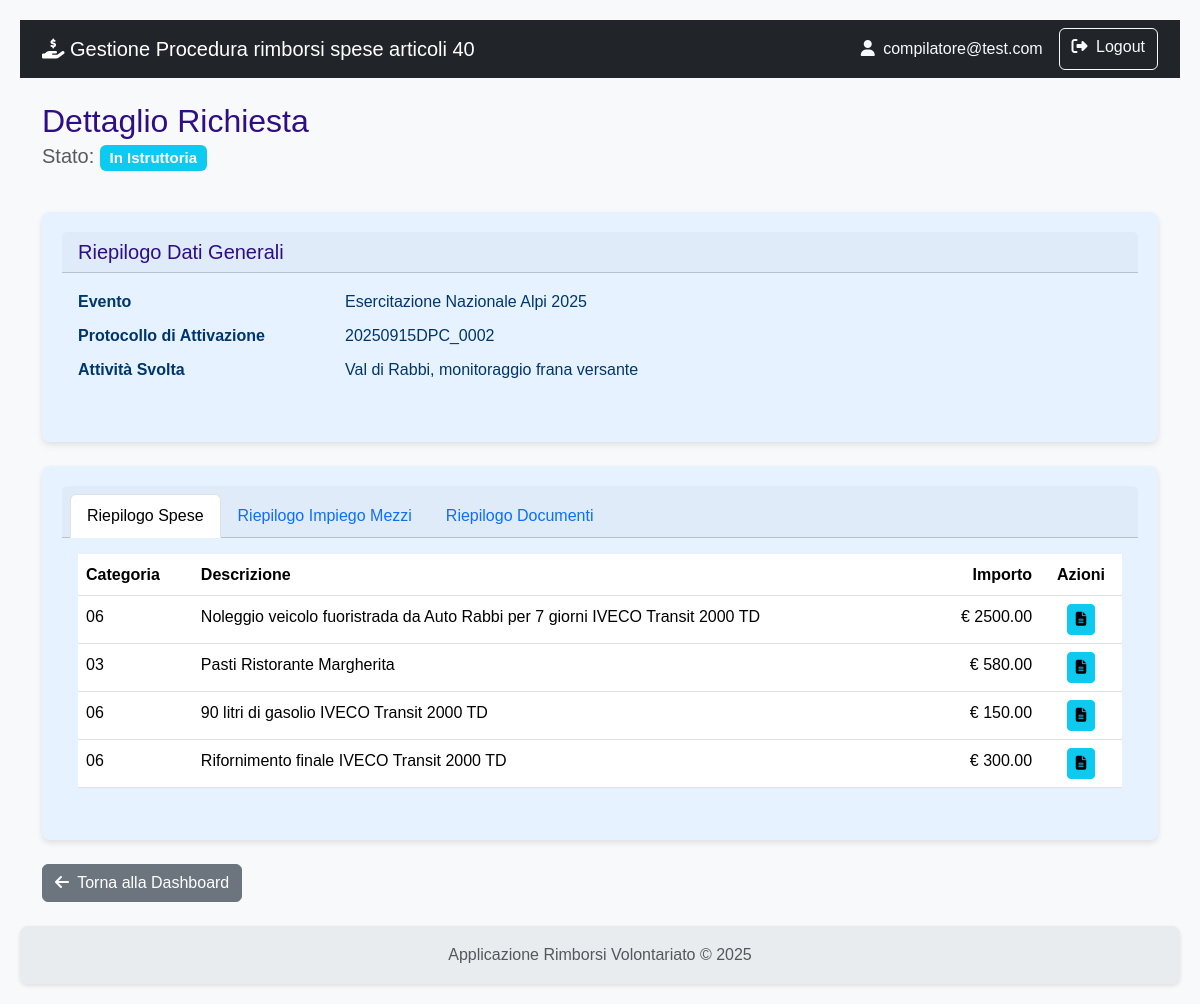
Page /richiesta/dettaglio/6 (signed in) on the committed database.
### rimborsi/models.py (models this page shows)
class User(db.Model, UserMixin):
    id = db.Column(db.Integer, primary_key=True)
    username = db.Column(db.String(80), nullable=False)
    email = db.Column(db.String(120), nullable=False)
    password_hash = db.Column(db.String(120), nullable=False)
    role = db.Column(db.String(20), nullable=False)
    organizzazioni = db.relationship('Organizzazione', secondary=associazione_utente_organizzazione, back_populates='utenti_compilatori')
    __table_args__ = (
        db.UniqueConstraint('username', name='uq_user_username'),
        db.UniqueConstraint('email', name='uq_user_email'),
    )

class Evento(db.Model):
    id = db.Column(db.Integer, primary_key=True)
    protocollo_attivazione = db.Column(db.String(50), unique=True)
    nome = db.Column(db.String(100), nullable=False)
    descrizione = db.Column(db.Text)
    tipologia = db.Column(db.String(1), nullable=False)
    data_inizio = db.Column(db.Date)
    data_fine = db.Column(db.Date)
    richieste = db.relationship('Richiesta', backref='evento', lazy=True)
    __table_args__ = (db.UniqueConstraint('protocollo_attivazione', name='uq_evento_protocollo_attivazione'),)

class Richiesta(db.Model):
    id = db.Column(db.Integer, primary_key=True)
    stato = db.Column(db.String(1), default='A', nullable=False)
    esito = db.Column(db.String(1))
    attivita_svolta = db.Column(db.Text)
    data_inizio_attivita = db.Column(db.Date)
    data_fine_attivita = db.Column(db.Date)
    numero_volontari_coinvolti = db.Column(db.Integer)
    data_creazione = db.Column(db.DateTime, default=datetime.utcnow)
    data_invio = db.Column(db.DateTime)
    protocollo_invio = db.Column(db.String(50), nullable=True)
    note_istruttoria = db.Column(db.Text, nullable=True)
    data_fine_istruttoria = db.Column(db.DateTime)
    protocollo_istruttoria = db.Column(db.String(50), nullable=True)
    evento_id = db.Column(db.Integer, db.ForeignKey('evento.id'), nullable=False)
    organizzazione_id = db.Column(db.Integer, db.ForeignKey('organizzazione.id'), nullable=False)
    impieghi = db.relationship('ImpiegoMezzoAttrezzatura', backref='richiesta', lazy=True, cascade="all, delete-orphan")
    spese = db.relationship('Spesa', backref='richiesta', lazy=True, cascade="all, delete-orphan")
    __table_args__ = (
        db.UniqueConstraint('protocollo_invio', name='uq_richiesta_protocollo_invio'),
        db.UniqueConstraint('protocollo_istruttoria', name='uq_richiesta_protocollo_istruttoria'),
    )

class Spesa(db.Model):
    id = db.Column(db.Integer, primary_key=True)
    data_spesa = db.Column(db.Date, nullable=False)
    categoria = db.Column(db.String(1), nullable=False)
    descrizione_spesa = db.Column(db.String(250))
    importo_richiesto = db.Column(db.Float, nullable=False)
    importo_approvato = db.Column(db.Float)
    note_istruttoria = db.Column(db.Text)
    richiesta_id = db.Column(db.Integer, db.ForeignKey('richiesta.id'), nullable=False)
    documenti = db.relationship('DocumentoSpesa', backref='spesa', lazy=True, cascade="all, delete-orphan")
    impiego_id = db.Column(db.Integer, db.ForeignKey('impiego_mezzo_attrezzatura.id'), nullable=True)

### rimborsi/richiesta/routes.py (the view)
@richiesta_bp.route('/dettaglio/<int:richiesta_id>')
@login_required
def dettaglio_richiesta(richiesta_id):
    richiesta = Richiesta.query.get_or_404(richiesta_id)
    return render_template('richiesta/dettaglio_richiesta.html', richiesta=richiesta)

### rimborsi/models.py (called while the page is built)
    def get_tipo_documento_display(self):
        tipo = {
            'A': 'Scontrino',
            'B': 'Fattura',
            'C': 'Autorizzazione',
            'D': 'Attestazione Danno'
        }
        return tipo.get(self.tipo_documento, self.tipo_documento)

### rimborsi/templates/richiesta/dettaglio_richiesta.html (shortened to what this page needs)
{% extends 'base.html' %}
{% block content %}
    <div class="d-flex justify-content-between align-items-center mb-4">
        <div>
            <h2 class="mb-0">Dettaglio Richiesta</h2>
            <p class="lead text-muted">
                Stato:
                {% if richiesta.stato == 'A' %}
                    <span class="badge bg-warning text-dark">In Bozza</span>
                {% elif richiesta.stato == 'B' %}
                    <span class="badge bg-info">In Istruttoria</span>
                {% elif richiesta.stato == 'C' %}
                    <span class="badge bg-success">Istruita</span>
                {% endif %}
            </p>
        </div>
    </div>
    <div class="card shadow-sm mb-4">
        <div class="card-header"><h5 class="mb-0">Riepilogo Dati Generali</h5></div>
        <div class="card-body">
            <dl class="row">
                <dt class="col-sm-3">Evento</dt>
                <dd class="col-sm-9">{{ richiesta.evento.nome }}</dd>
                <dt class="col-sm-3">Protocollo di Attivazione</dt>
                <dd class="col-sm-9">{{ richiesta.evento.protocollo_attivazione }}</dd>
                <dt class="col-sm-3">Attività Svolta</dt>
                <dd class="col-sm-9">{{ richiesta.attivita_svolta }}</dd>
            </dl>
        </div>
    </div>
    <div class="card shadow-sm">
        <div class="card-header">
            <ul class="nav nav-tabs card-header-tabs">
                <li class="nav-item">
                    <a class="nav-link active" data-bs-toggle="tab" href="#tab-spese">Riepilogo Spese</a>
                </li>
                <li class="nav-item">
                    <a class="nav-link" data-bs-toggle="tab" href="#tab-impieghi">Riepilogo Impiego Mezzi</a>
                </li>
                <li class="nav-item">
                    <a class="nav-link" data-bs-toggle="tab" href="#tab-documenti">Riepilogo Documenti</a>
                </li>
            </ul>
        </div>
        <div class="card-body">
            <div class="tab-content">
                <div class="tab-pane fade show active" id="tab-spese">
                    <table class="table table-hover">
                        <thead>
                            <tr>
                                <th>Categoria</th>
                                <th>Descrizione</th>
                                <th class="text-end">Importo</th>
                                <th class="text-center">Azioni</th>
                            </tr>
                        </thead>
                        <tbody>
                            {% for spesa in richiesta.spese %}
                            <tr>
                                <td>{{ spesa.categoria }}</td>
                                <td>{{ spesa.descrizione_spesa }}</td>
                                <td class="text-end">&euro; {{ "%.2f"|format(spesa.importo_richiesto) }}</td>
                                <td class="text-center">
                                     <a href="{{ url_for('richiesta.lista_documenti', spesa_id=spesa.id) }}" class="btn btn-info btn-sm" title="Gestisci documenti">
                                         <i class="fas fa-file-alt"></i>
                                      </a>
                                </td>
                            </tr>
                            {% else %}
                            <tr><td colspan="4" class="text-center text-muted">Nessuna spesa inserita.</td></tr>
                            {% endfor %}
                        </tbody>
                    </table>
                </div>
            </div>
        </div>
    </div>
    <div class="mt-4">
        <a href="{{ url_for('main.dashboard') }}" class="btn btn-secondary">
            <i class="fas fa-arrow-left me-1"></i> Torna alla Dashboard
        </a>
    </div>
{% endblock %}

### rimborsi/templates/base.html (shortened to what this page needs)
<!doctype html>
<html lang="it" class="h-100">
<head>
    <link href="https://cdn.jsdelivr.net/npm/bootstrap@5.3.3/dist/css/bootstrap.min.css" rel="stylesheet" xintegrity="sha384-QWTKZyjpPEjISv5WaRU9OFeRpok6YctnYmDr5pNlyT2bRjXh0JMhjY6hW+ALEwIH">
    <link rel="stylesheet" href="https://cdnjs.cloudflare.com/ajax/libs/font-awesome/6.5.2/css/all.min.css" xintegrity="sha512-SnH5WK+bZxgPHs44uWIX+LLJAJ9/2PkPKZ5QiAj6Ta86w+fsb2TkcmfRyVX3pBnMFcV7oQPJkl9QevSCWr3W6A==" />
    <link rel="stylesheet" href="{{ url_for('static', filename='css/styles.css') }}">
</head>
<body>
    <nav class="navbar navbar-expand-lg navbar-dark bg-dark">
        <div class="container">
            <a class="navbar-brand" href="{{ url_for('auth.index') }}">
                <i class="fas fa-hand-holding-dollar"></i>
                Gestione Procedura rimborsi spese articoli 40
            </a>
            <div class="collapse navbar-collapse" id="navbarNav">
                <div class="d-flex ms-auto">
                    {% if current_user.is_authenticated %}
                        <span class="navbar-text me-3 text-light">
                            <i class="fas fa-user me-1"></i> {{ current_user.email }}
                        </span>
                        <a href="{{ url_for('auth.logout') }}" class="btn btn-outline-light">
                            <i class="fas fa-sign-out-alt me-1"></i> Logout
                        </a>
                    {% else %}
                        <a href="{{ url_for('auth.registrati') }}" class="btn btn-outline-light me-2">Registrati</a>
                        <a href="{{ url_for('auth.login') }}" class="btn btn-outline-light">Login</a>
                    {% endif %}
                </div>
            </div>
        </div>
    </nav>
    <main class="container my-4">
        {% block content %}{% endblock %}
    </main>
    <footer class="footer mt-auto py-3">
        <div class="container text-center">
            <span class="text-muted">Applicazione Rimborsi Volontariato &copy; 2025</span>
        </div>
    </footer>
</body>
</html>

### rimborsi/static/css/styles.css (style rules this page uses)
:root { --color-primary: #2e0e86; --color-primary-hover: #142fca; --color-text-light: #ffffff; --color-card-bg: #e6f2ff; --color-card-text: #00366d; --color-bg: #f4f4f4; --color-text-dark: #333; --color-link: #0055a4; --border-radius: 8px; --box-shadow: 0 2px 4px rgba(0, 0, 0, 0.1); --box-shadow-card: 0 3px 6px rgba(0, 0, 0, 0.1); --transition-standard: all 0.3s ease; }
body { font-family: Arial, sans-serif; background-color: var(--color-bg); color: var(--color-text-dark); margin: 0; padding: 20px; line-height: 1.6; }
h1, h2, h3, h4, h5, h6 { color: var(--color-primary); margin-top: 0; }
a { color: var(--color-link); text-decoration: none; }
.card { flex: 1; background-color: var(--color-card-bg); color: var(--color-card-text); border-radius: var(--border-radius); padding: 20px; box-shadow: var(--box-shadow-card); transition: transform 0.2s ease-in-out; border: none; }
.card-body i { transition: var(--transition-standard); }
.shadow-sm { box-shadow: var(--box-shadow-card) !important; }
.text-center { text-align: center; }
.footer { display: flex; justify-content: left; gap: 20px; background-color: var(--color-primary); padding: 15px 20px; border-radius: var(--border-radius); margin-top: 20px; box-shadow: var(--box-shadow); }

### rimborsi/templates/base.html (style rules this page uses)
body { display: flex; flex-direction: column; min-height: 100vh; background-color: #f8f9fa; }
main { flex: 1; }
.footer { background-color: #e9ecef; }

### rows in the picture
User: email "compilatore@test.com"
Evento: evento.nome "Esercitazione Nazionale Alpi 2025", evento.protocollo_attivazione "20250915DPC_0002"
Richiesta: attivita_svolta "Val di Rabbi, monitoraggio frana versante"
Spesa: categoria "06", descrizione_spesa "Noleggio veicolo fuoristrada da Auto Rabbi per 7 giorni IVECO Transit 2000 TD", importo_richiesto "2500.00"
Spesa: categoria "03", descrizione_spesa "Pasti Ristorante Margherita", importo_richiesto "580.00"
Spesa: categoria "06", descrizione_spesa "90 litri di gasolio IVECO Transit 2000 TD", importo_richiesto "150.00"
Spesa: categoria "06", descrizione_spesa "Rifornimento finale IVECO Transit 2000 TD", importo_richiesto "300.00"
